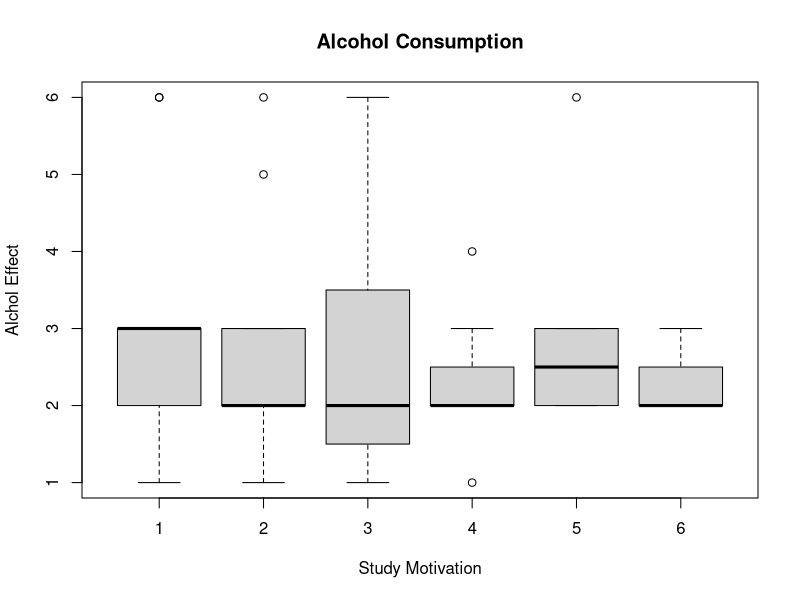
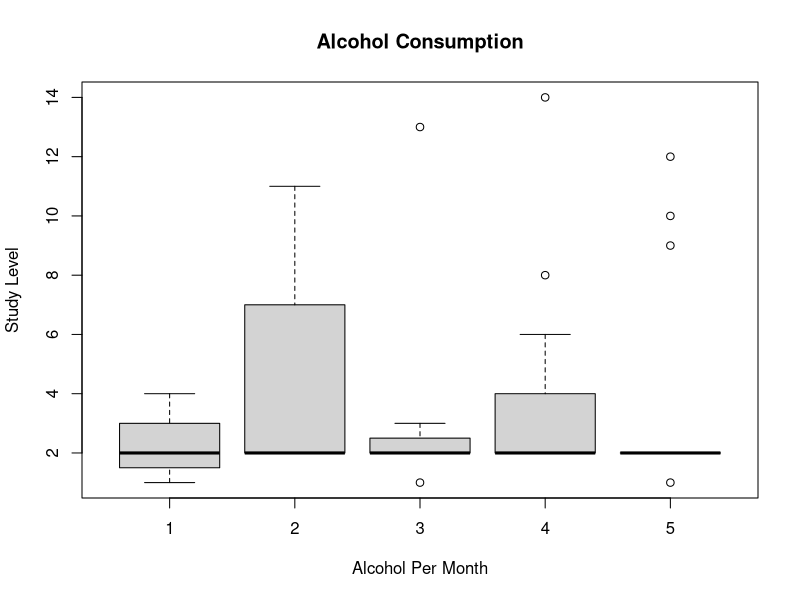

The R source for these figures, in order:
# Helping Victoria
# 2 April 2017
# ELK


# Variables 10 vs 7
data <- read.table("Victoria.csv",header=TRUE,sep=",") # this reads your data into R
head(data) # taking a look at the top 5 or 10 rows
Var10 <- data[,10] # assigning a column of data to a variable
str(Var10) # checking to make sure the structure is okay, should equal the number of observations you have
Var7 <- data[,7] # assigning a column of data to a variable
str(Var7) # checking structure
Model710 <- cbind(Var7,Var10) # making a smaller data set containing only variables of interest; you don't have to do this
dataMatrix710 <-  matrix(Var10,Var7) # making a data matrix needed to do a contingency table/Chi Square Test  
head(dataMatrix710) # looking at first 10 rows or so of the data matrix to make sure it looks right
print(chisq.test(dataMatrix710)) # Chi Square Test on these variables. P value is printed out.

boxplot(Var10~Var7,data=dataMatrix710, main="Alcohol Consumption", 
        xlab="Study Motivation", ylab="Alchol Effect") # Making a box and whisker plot with your data. Check to see if I have my axes labels right

##############################################
# Variables 4 vs. 9

Var4 <- data[,4]
Var9 <- data[,9]
dataMatrix49 <-  matrix(Var4,Var9)
print(chisq.test(dataMatrix49))

print(chisq.test(dataMatrix49))
pvalue <-c("P-value=", format(chisq.test(dataMatrix49)$p.value, nsmall=3,digits=3))


boxplot(Var4~Var9,data=dataMatrix49, main="Alcohol Consumption", 
        xlab="Alcohol Per Month", ylab="Study Level")

#############################################
        